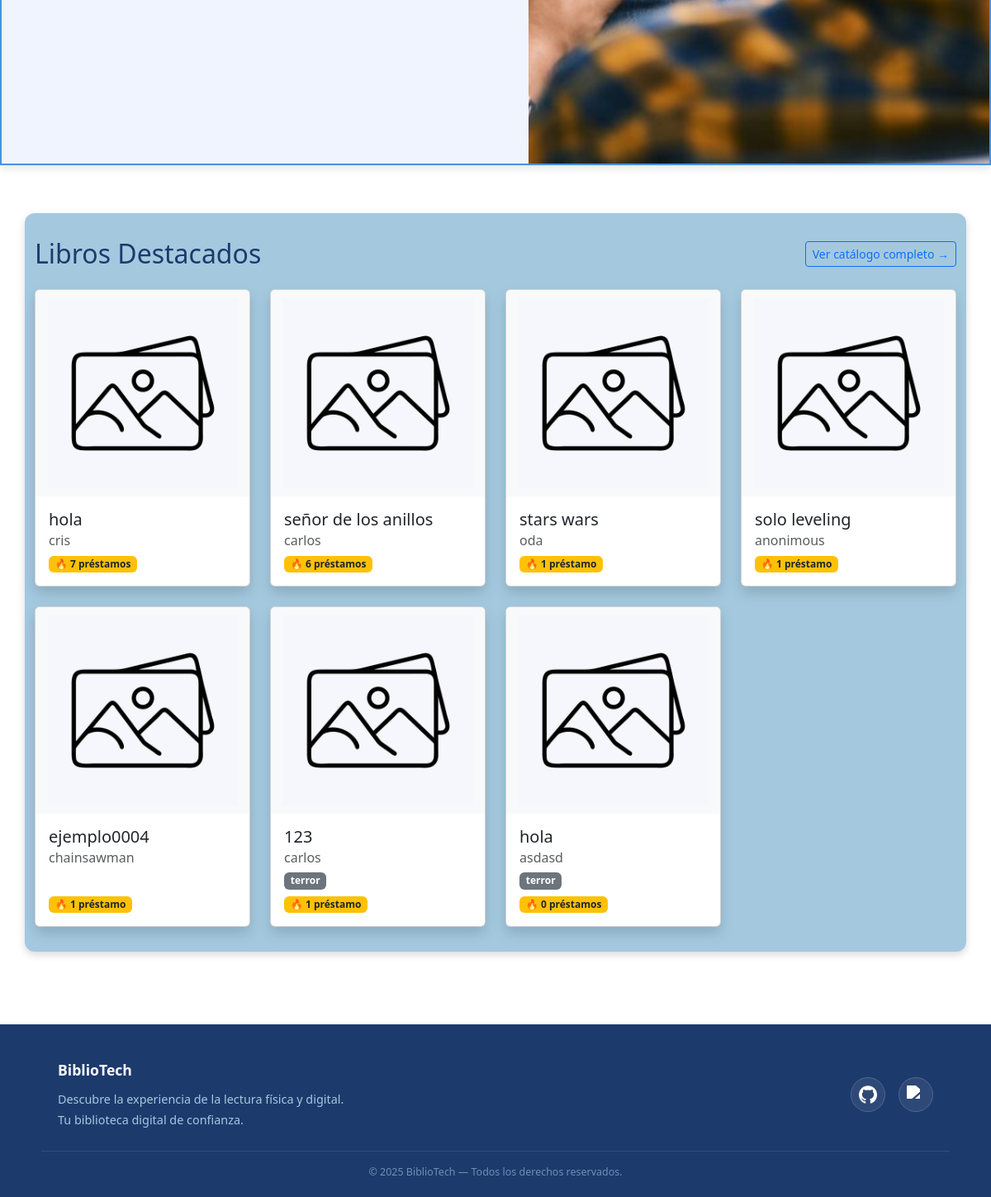
The app's page / (lower part), older data.
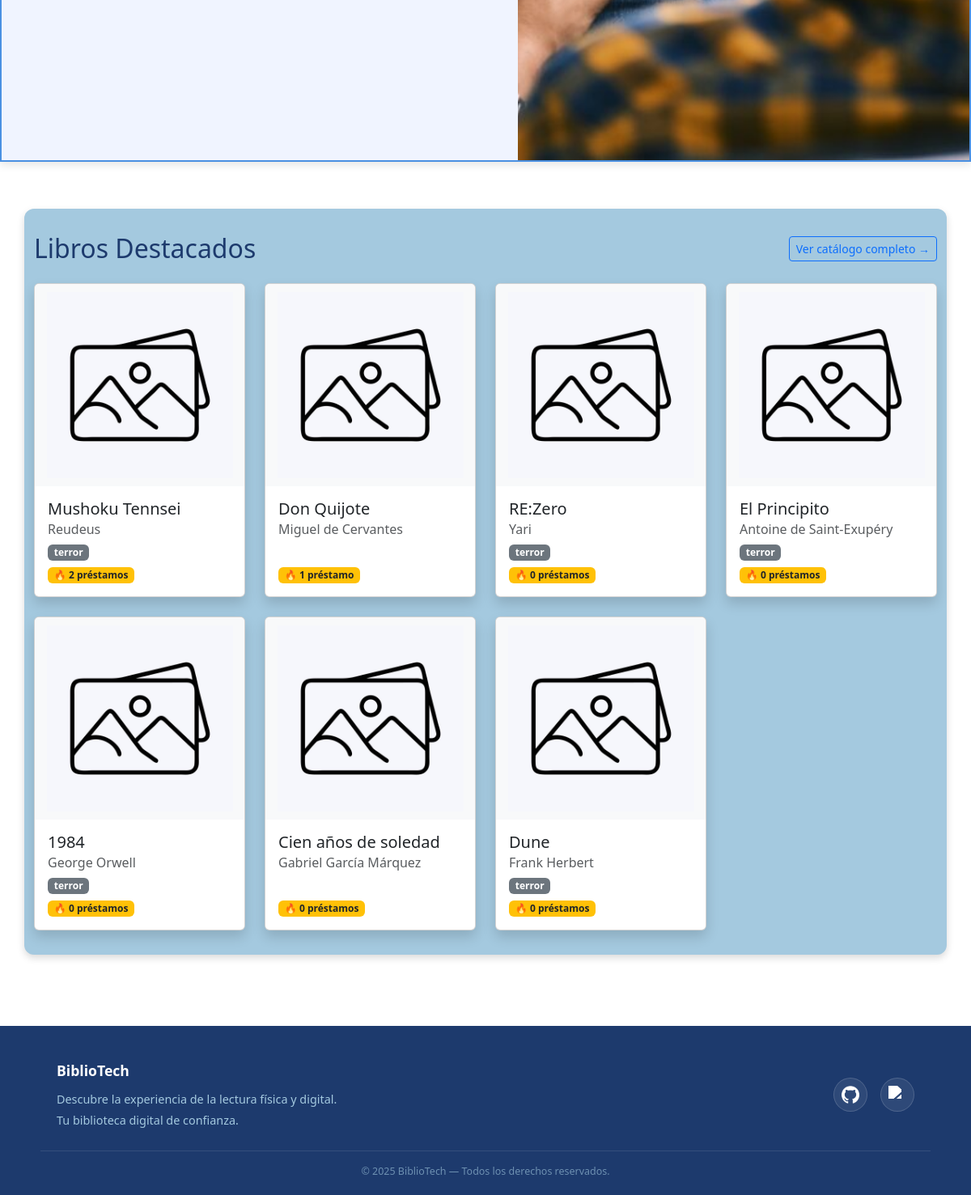
The same page, newer data.
### apps/libros/models.py (models this page shows, shortened)
class Libro(models.Model):
    id = models.AutoField(primary_key=True)
    id_libro = models.CharField( verbose_name="ID Libro", max_length=13, unique=True,)
    titulo = models.CharField(max_length=200)
    autor = models.CharField(max_length=100)
    editorial = models.CharField(max_length=100)
    anio = models.IntegerField(verbose_name="Año")
    stock = models.IntegerField()
    activo = models.BooleanField(default=True, verbose_name="¿Está activo?")
    categoria = models.ForeignKey(
    Categoria,
    on_delete=models.SET_NULL,
    null=True,
    blank=True,
    verbose_name="Categoría"
    )
    descripcion = models.TextField(blank=True, null=True, verbose_name="Descripción")
    class Meta:
        verbose_name = "Libro"
        verbose_name_plural = "Libros"

class Categoria(models.Model):
    nombre = models.CharField(max_length=100, unique=True, verbose_name="Nombre")
    descripcion = models.TextField(blank=True, null=True, verbose_name="Descripción")
    class Meta:
        verbose_name = "Categoría"
        verbose_name_plural = "Categorías"
        ordering = ['nombre']

### inicio/views.py (the view)
# urls.py: path('', views.vista_index, name='index'),
def vista_index(request):
    libros_destacados = Libro.objects.filter(activo=True).annotate(
        total_prestamos=Count('prestamo')
    ).order_by('-total_prestamos')[:8]
    return render(request, 'index.html', {
        'libros_destacados': libros_destacados
    })

### templates/index.html (shortened to what this page needs)
{% load static %}
<!DOCTYPE html>
<html lang="en">
<head>
    <link rel="stylesheet" href="{% static 'css/style.css' %}">
    <link rel="stylesheet" href="{% static 'css/footer.css' %}">
    <link rel="stylesheet" href="{% static 'css/formularios.css' %}">
    <link rel="stylesheet" href="{% static 'css/navbar.css' %}">
    <link href="https://cdn.jsdelivr.net/npm/bootstrap@5.3.3/dist/css/bootstrap.min.css" rel="stylesheet">
</head>
<body>
    <div id="main-container">
        <section class="bienvenida-full">
            <div class="texto">
            </div>
            <div class="imagen">
                <img src="{% static 'image/persona leyendo en tablet.jpg' %}" alt="Lectura digital" />
            </div>
        </section>
        <div class="container my-5">
            <div class="d-flex justify-content-between align-items-center mb-4">
                <h2 class="m-0">Libros Destacados</h2>
                <a href="{% url 'catalogo' %}" class="btn btn-outline-primary btn-sm">Ver catálogo completo →</a>
            </div>
            {% if libros_destacados %}
            <div class="row g-4">
                {% for libro in libros_destacados %}
                <div class="col-md-4 col-lg-3">
                    <a href="{% url 'detalle_libro' libro.id %}" class="text-decoration-none text-dark">
                        <div class="card h-100 shadow" style="cursor:pointer; transition: transform 0.2s;"
                            onmouseover="this.style.transform='scale(1.03)'"
                            onmouseout="this.style.transform='scale(1)'">
                            <img src="{% static 'image/img_defecto.jpg' %}" class="card-img-top"
                                alt="{{ libro.titulo }}">
                            <div class="card-body d-flex flex-column">
                                <h5 class="card-title">{{ libro.titulo }}</h5>
                                <h6 class="card-subtitle mb-2 text-muted">{{ libro.autor }}</h6>
                                {% if libro.categoria %}
                                <span class="badge bg-secondary mb-2" style="width:fit-content;">
                                    {{ libro.categoria.nombre }}
                                </span>
                                {% endif %}
                                <span class="badge bg-warning text-dark mt-auto" style="width:fit-content;">
                                    🔥 {{ libro.total_prestamos }} préstamo{{ libro.total_prestamos|pluralize }}
                                </span>
                            </div>
                        </div>
                    </a>
                </div>
                {% endfor %}
            </div>
            {% else %}
            <p class="text-muted text-center">Aún no hay préstamos registrados.
                <a href="{% url 'catalogo' %}">Explora el catálogo</a> para ser el primero.
            </p>
            {% endif %}
        </div>
    </div>
    <footer class="site-footer">
        <div id="footer-container">
            <div class="footer-top">
                <strong>BiblioTech</strong>
                Descubre la experiencia de la lectura física y digital.<br>
                Tu biblioteca digital de confianza.
            </div>
            <ul class="footer-links">
                <li>
                    <a class="link" href="https://github.com/crisdev06/BiblioTech" target="_blank" rel="noreferrer"
                        title="GitHub">
                        <img class="logo" src="{% static 'icons/github.png' %}" alt="GitHub">
                    </a>
                </li>
                <li>
                    <a class="link" href="https://portal.inacap.cl" target="_blank" title="INACAP">
                        <img class="logo" src="{% static 'icons/inacap.png' %}" alt="INACAP">
                    </a>
                </li>
            </ul>
        </div>
        <div class="footer-bottom">
            © 2025 BiblioTech — Todos los derechos reservados.
        </div>
    </footer>
</body>
</html>

Row changes from the older to the newer data that the page shows:
no longer on this page (row edited): Libro: titulo "hola", autor "cris", total_prestamos "7"
no longer on this page (row edited): Libro: titulo "señor de los anillos", autor "carlos", total_prestamos "6"
no longer on this page (row edited): Libro: titulo "stars wars", autor "oda", total_prestamos "1"
no longer on this page (row edited): Libro: titulo "solo leveling", autor "anonimous", total_prestamos "1"
no longer on this page (row edited): Libro: titulo "ejemplo0004", autor "chainsawman", total_prestamos "1"
no longer on this page (row edited): Libro: titulo "123", autor "carlos", categoria.nombre "terror", total_prestamos "1"
no longer on this page (row edited): Libro: titulo "hola", autor "asdasd", categoria.nombre "terror", total_prestamos "0"
added Libro: titulo "Mushoku Tennsei", autor "Reudeus", categoria.nombre "terror", total_prestamos "2"
added Libro: titulo "Don Quijote", autor "Miguel de Cervantes", total_prestamos "1"
added Libro: titulo "RE:Zero", autor "Yari", categoria.nombre "terror", total_prestamos "0"
added Libro: titulo "El Principito", autor "Antoine de Saint-Exupéry", categoria.nombre "terror", total_prestamos "0"
added Libro: titulo "1984", autor "George Orwell", categoria.nombre "terror", total_prestamos "0"
added Libro: titulo "Cien años de soledad", autor "Gabriel García Márquez", total_prestamos "0"
added Libro: titulo "Dune", autor "Frank Herbert", categoria.nombre "terror", total_prestamos "0"
